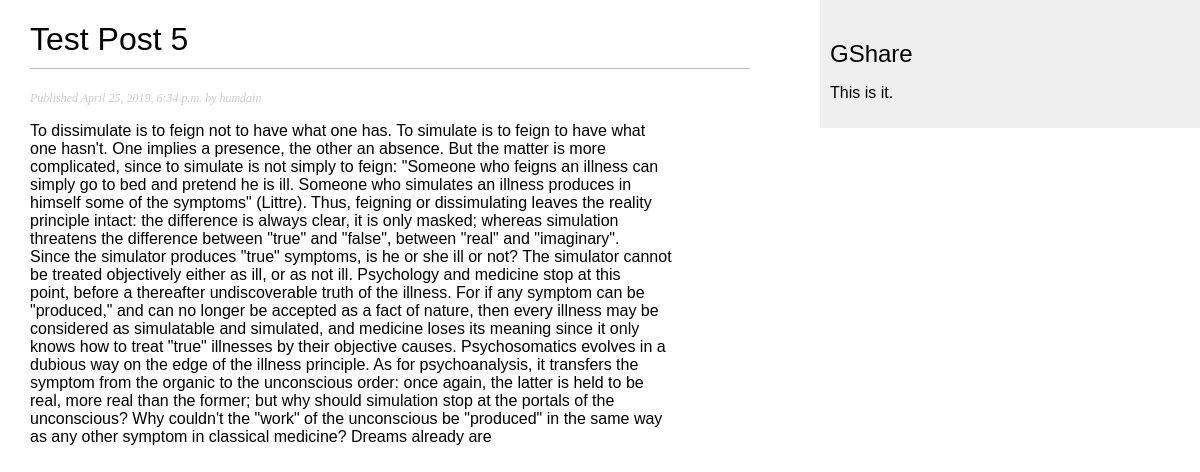
Page /g/2019/4/25/test-post-5/ on the committed database.
### g/models.py (models this page shows, shortened)
class Post(models.Model):
	objects = models.Manager() # default manager
	published = PublishedManager() # custom manager
	STATUS_CHOICES = {
		('draft','Draft'),
		('published','Published'),
	}
	title = models.CharField(max_length=250)
	slug = models.SlugField(max_length=250,
							unique_for_date='publish')
	author = models.ForeignKey(User,on_delete=models.CASCADE,
								related_name='user_posts')
	body = models.TextField()
	publish = models.DateTimeField(default=timezone.now)
	created = models.DateTimeField(auto_now_add=True)
	updated = models.DateTimeField(auto_now=True)
	status = models.CharField(max_length=10,choices=STATUS_CHOICES,
								default='draft')
	class Meta:
		ordering = ('-publish',)

### g/views.py (the view)
def post_detail(request,year,month,day,post):
	post = get_object_or_404(Post,slug=post,
								status='published',
								publish__year=year,
								publish__month=month,
								publish__day=day)
	return render(request,'g/post/detail.html',{'post': post})

### g/templates/g/post/detail.html (shortened to what this page needs)
{% extends "g/base.html" %}
{% block content %}
	<h1>{{ post.title }}</h1>
	<p class = "date">
		Published {{ post.publish }} by {{ post.author }}
	</p>
	{{ post.body|linebreaks }}
{% endblock %}

### g/static/css/g.css (style rules this page uses)
body { margin:0; padding:0; font-family:helvetica, sans-serif; }
h1 { font-weight:normal; border-bottom:1px solid #bbb; padding:0 0 10px 0; }
p.date { color:#ccc; font-family: georgia, serif; font-size: 12px; font-style: italic; }

### rows in the picture
Post: title "Test Post 5", publish "April 25, 2019, 6:34 p.m.", author "humdain", body "To dissimulate is to feign not to have what one has. To simulate is to feign to have what one hasn't. One implies a presence, the other an absence. But the matter is more complicated, since to simulate is not simply to feign: \"Someone who feigns an illness can simply go to bed and pretend he is ill. Someone who simulates an illness produces in himself some of the symptoms\" (Littre). Thus, feigning or dissimulating leaves the reality principle intact: the difference is always clear, it is only masked; whereas simulation threatens the difference between \"true\" and \"false\", between \"real\" and \"imaginary\". Since the simulator produces \"true\" symptoms, is he or she ill or not? The simulator…"
